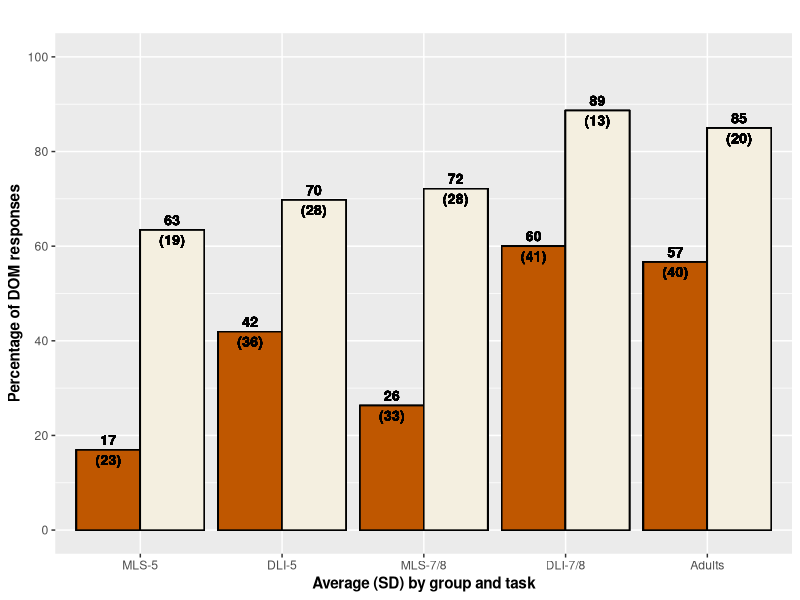
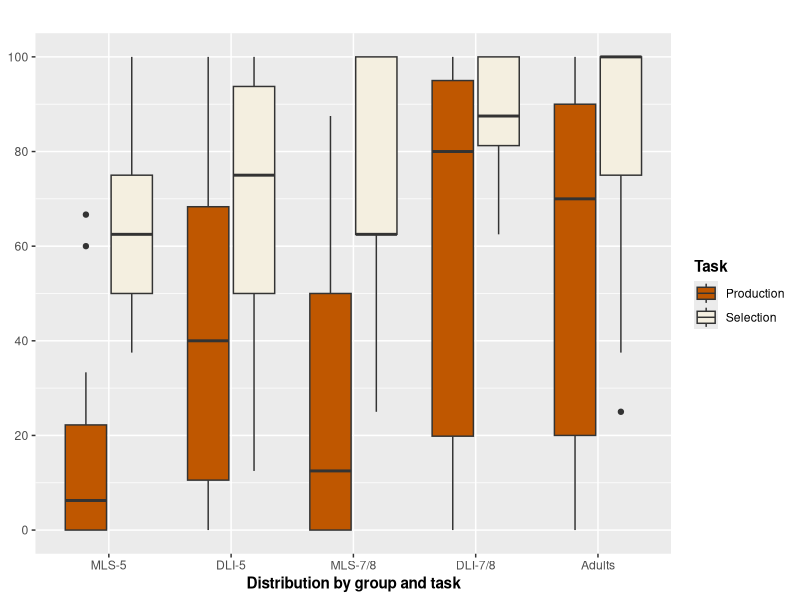
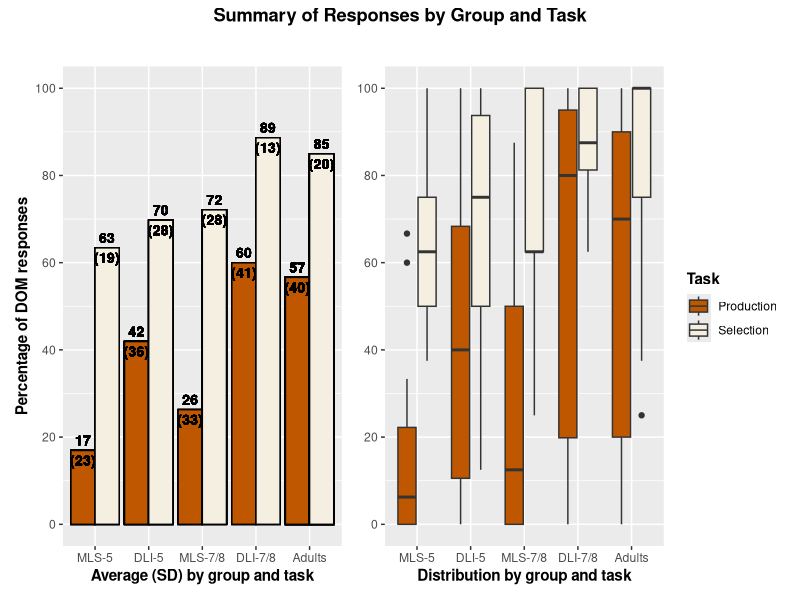
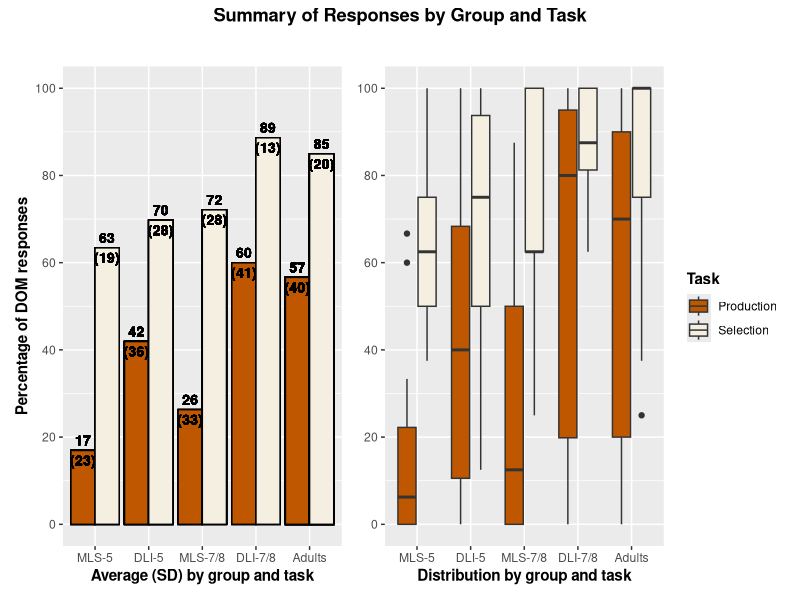

Write R code to recreate these figures, in order.
library(tidyverse)
library(here)
library(patchwork)


# Load data
## Production
DLI78_EPT <- read_csv(here("./CSV Files/DLI-78/DLI-78 DOM EPT.csv")) %>% 
  mutate(Group = "DLI-7/8",
         Task = "Production",
         School = "Immersion",
         Age = "7th/8th")

MLS78_EPT <- read_csv(here("./CSV Files/MLS-78/MLS-78 DOM EPT.csv")) %>%
  filter(!School == "GBCS") %>% 
  mutate(Group = "MLS-7/8",
         Task = "Production",
         School = "Monolingual",
         Age = "7th/8th")

DLI5_EPT <- read_csv(here("./CSV Files/DLI-5/DLI-5 DOM EPT.csv")) %>% 
  filter(Item %in% c("EPT-02", "EPT-08", "EPT-12", "EPT-14", "EPT-20", "EPT-24", "EPT-26", "EPT-32", "EPT-38", "EPT-42")) %>% 
  mutate(Group = "DLI-5",
         Task = "Production",
         School = "Immersion",
         Age = "5th Grade")

MLS5_EPT <- read_csv(here("./CSV Files/MLS-5/MLS-5 DOM EPT.csv")) %>%
  filter(!School == "GBCS") %>% 
  mutate(Group = "MLS-5",
         Task = "Production",
         School = "Monolingual",
         Age = "5th Grade")

HSA_EPT <- read_csv(here("./CSV Files/Adult HS/Adult HS DOM EPT.csv")) %>%
  filter(Item %in% c("EPT-02", "EPT-08", "EPT-12", "EPT-14", "EPT-20", "EPT-24", "EPT-26", "EPT-32", "EPT-38", "EPT-42")) %>%
  mutate(Group = "Adults",
         Task = "Production",
         School = "Adults",
         Age = "Adults")


## Selection
DLI78_FCT <- read_csv(here("./CSV Files/DLI-78/DLI-78 DOM FCT.csv")) %>% 
  mutate(Group = "DLI-7/8",
         Task = "Selection",
         School = "Immersion",
         Age = "7th/8th")

MLS78_FCT <- read_csv(here("./CSV Files/MLS-78/MLS-78 DOM FCT.csv")) %>%
  filter(!School == "GBCS") %>% 
  mutate(Group = "MLS-7/8",
         Task = "Selection",
         School = "Monolingual",
         Age = "7th/8th")

DLI5_FCT <- read_csv(here("./CSV Files/DLI-5/DLI-5 DOM FCT.csv")) %>% 
  mutate(Group = "DLI-5",
         Task = "Selection",
         School = "Immersion",
         Age = "5th Grade")

MLS5_FCT <- read_csv(here("./CSV Files/MLS-5/MLS-5 DOM FCT.csv")) %>%
  filter(!School == "GBCS") %>% 
  mutate(Group = "MLS-5",
         Task = "Selection",
         School = "Monolingual",
         Age = "5th Grade")

HSA_FCT <- read_csv(here("./CSV Files/Adult HS/Adult HS DOM FCT.csv")) %>%
  mutate(Group = "Adults",
         Task = "Selection",
         School = "Adults",
         Age = "Adults")


# Join and tidy data
## Unify by task
Production <- rbind(DLI78_EPT, MLS78_EPT, DLI5_EPT, MLS5_EPT, HSA_EPT)
Selection <- rbind(DLI78_FCT, MLS78_FCT, DLI5_FCT, MLS5_FCT, HSA_FCT)


## Create unified dataframe
Master <- rbind(Production, Selection)
Master$Group <- factor(Master$Group, levels = c("MLS-5", "DLI-5", "MLS-7/8", "DLI-7/8", "Adults"))


## Prepare averages by structures
Master_Bar <- Master %>%
  filter(!is.na(DOM_Use)) %>%
  group_by(Group, Task) %>%
  summarize(Total_Accuracy  = sum(DOM_Use, na.rm = TRUE),
            Total_Responses = n(),
            Ratio = 100 * Total_Accuracy / Total_Responses,
            .groups = "drop")

Master_Box <- Master %>%
  filter(!is.na(DOM_Use)) %>%
  group_by(Part_ID, Group, Task) %>%
  summarize(Total_Accuracy  = sum(DOM_Use, na.rm = TRUE),
            Total_Responses = n(),
            Ratio = 100 * Total_Accuracy / Total_Responses,
            .groups = "drop")


## Summary of SDs for bar graph
Master_Bar_Summary <- Master_Box %>%
  group_by(Group, Task) %>%
  summarize(Average = mean(Ratio, na.rm = TRUE), 
            SD = sd(Ratio, na.rm = TRUE), 
            .groups = "drop") %>% 
  left_join(Master_Box, Master_Bar_Summary, by = c("Group", "Task"))



# Create plots
## Bar graph
Bar_Graph <- Master_Bar_Summary %>% 
  ggplot(aes(x = Group, y = Average, fill = Task)) +
  geom_bar(position = "dodge", color = "black", stat = "identity") +
  scale_y_continuous(breaks = seq (0, 100, 20),
                     limits = c(0, 100)) +
    geom_text(aes(label = paste0(round(Average), "\n(", round(SD), ")")),
            position = position_dodge(width = .9),
            vjust = 0.5,
            size = 3.5,
            fontface = "bold") +
  scale_fill_manual(values = c("#BF5700", "#F4EFE0")) +
  labs(x = "Average (SD) by group and task", y = "Percentage of DOM responses", title = "") +
  theme(axis.title = element_text(face = "bold"),
        plot.title = element_text(hjust = 0.5, face = "bold"),
        legend.position = "none",
        strip.text = element_text(face = "bold"),
        strip.text.x = element_text(face = "bold"))

Bar_Graph

## Generate boxplot
Boxplot <- Master_Box %>% 
  ggplot(aes(x = Group, y = Ratio, fill = Task)) +
  geom_boxplot() +
  scale_y_continuous(breaks = seq (0, 100, 20),
                     limits = c(0, 100)) +
  scale_fill_manual(values = c("#BF5700", "#F4EFE0")) +
  labs(x = "Distribution by group and task", y = "Percentage of DOM responses", title = "") +
  theme(axis.title = element_text(face = "bold"),
        plot.title = element_text(hjust = 0.5, face = "bold"),
        legend.title = element_text(face = "bold"),
        strip.text = element_text(face = "bold"),
        strip.text.x = element_text(face = "bold"),
        axis.title.y = element_blank())

Boxplot  


## Create joint plot
Group_Plot <- (Bar_Graph + Boxplot) + 
  plot_annotation(title = "Summary of Responses by Group and Task") & 
  theme(plot.title = element_text(face = "bold", hjust = 0.5))

Group_Plot

ggsave(filename = here("Abstracts and Talks", "HLS 2025", "HLS 2025 Summary Graph.pdf"),
       plot = Group_Plot,
       device = "pdf",
       width = 10,
       height = 6,
       units = "in")
